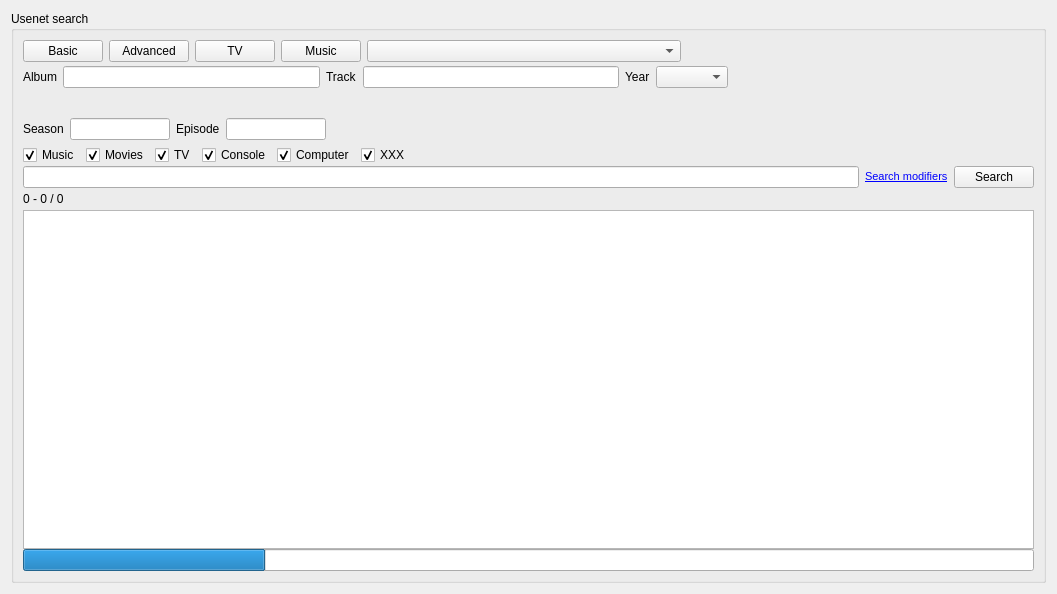
<?xml version="1.0" encoding="UTF-8"?>
<ui version="4.0">
 <class>Search</class>
 <widget class="QWidget" name="Search">
  <property name="geometry">
   <rect>
    <x>0</x>
    <y>0</y>
    <width>1057</width>
    <height>594</height>
   </rect>
  </property>
  <property name="windowTitle">
   <string>Search</string>
  </property>
  <property name="windowIcon">
   <iconset resource="resource.qrc">
    <normaloff>:/resource/16x16_ico_png/ico_search.png</normaloff>:/resource/16x16_ico_png/ico_search.png</iconset>
  </property>
  <layout class="QGridLayout" name="gridLayout_2">
   <item row="0" column="0">
    <widget class="QGroupBox" name="grpBox">
     <property name="title">
      <string>Usenet search</string>
     </property>
     <layout class="QVBoxLayout" name="verticalLayout_2">
      <property name="spacing">
       <number>0</number>
      </property>
      <item>
       <layout class="QHBoxLayout" name="horizontalLayout_7">
        <item>
         <layout class="QVBoxLayout" name="verticalLayout">
          <property name="spacing">
           <number>4</number>
          </property>
          <item>
           <layout class="QHBoxLayout" name="horizontalLayout_5">
            <property name="spacing">
             <number>6</number>
            </property>
            <property name="bottomMargin">
             <number>0</number>
            </property>
            <item>
             <widget class="QPushButton" name="btnBasic">
              <property name="sizePolicy">
               <sizepolicy hsizetype="Fixed" vsizetype="Fixed">
                <horstretch>0</horstretch>
                <verstretch>0</verstretch>
               </sizepolicy>
              </property>
              <property name="minimumSize">
               <size>
                <width>0</width>
                <height>0</height>
               </size>
              </property>
              <property name="text">
               <string>Basic</string>
              </property>
              <property name="checkable">
               <bool>true</bool>
              </property>
              <property name="checked">
               <bool>false</bool>
              </property>
              <property name="autoExclusive">
               <bool>true</bool>
              </property>
             </widget>
            </item>
            <item>
             <widget class="QPushButton" name="btnAdvanced">
              <property name="sizePolicy">
               <sizepolicy hsizetype="Fixed" vsizetype="Fixed">
                <horstretch>0</horstretch>
                <verstretch>0</verstretch>
               </sizepolicy>
              </property>
              <property name="minimumSize">
               <size>
                <width>0</width>
                <height>0</height>
               </size>
              </property>
              <property name="maximumSize">
               <size>
                <width>16777215</width>
                <height>16777215</height>
               </size>
              </property>
              <property name="text">
               <string>Advanced</string>
              </property>
              <property name="checkable">
               <bool>true</bool>
              </property>
              <property name="checked">
               <bool>false</bool>
              </property>
              <property name="autoExclusive">
               <bool>true</bool>
              </property>
              <property name="flat">
               <bool>false</bool>
              </property>
             </widget>
            </item>
            <item>
             <widget class="QPushButton" name="btnTelevision">
              <property name="sizePolicy">
               <sizepolicy hsizetype="Fixed" vsizetype="Fixed">
                <horstretch>0</horstretch>
                <verstretch>0</verstretch>
               </sizepolicy>
              </property>
              <property name="minimumSize">
               <size>
                <width>0</width>
                <height>0</height>
               </size>
              </property>
              <property name="maximumSize">
               <size>
                <width>16777215</width>
                <height>16777215</height>
               </size>
              </property>
              <property name="text">
               <string>TV</string>
              </property>
              <property name="checkable">
               <bool>true</bool>
              </property>
              <property name="autoExclusive">
               <bool>true</bool>
              </property>
              <property name="flat">
               <bool>false</bool>
              </property>
             </widget>
            </item>
            <item>
             <widget class="QPushButton" name="btnMusic">
              <property name="sizePolicy">
               <sizepolicy hsizetype="Fixed" vsizetype="Fixed">
                <horstretch>0</horstretch>
                <verstretch>0</verstretch>
               </sizepolicy>
              </property>
              <property name="minimumSize">
               <size>
                <width>0</width>
                <height>0</height>
               </size>
              </property>
              <property name="maximumSize">
               <size>
                <width>16777215</width>
                <height>16777215</height>
               </size>
              </property>
              <property name="text">
               <string>Music</string>
              </property>
              <property name="checkable">
               <bool>true</bool>
              </property>
              <property name="autoExclusive">
               <bool>true</bool>
              </property>
              <property name="flat">
               <bool>false</bool>
              </property>
             </widget>
            </item>
            <item>
             <widget class="QComboBox" name="cmbIndexer">
              <property name="sizePolicy">
               <sizepolicy hsizetype="MinimumExpanding" vsizetype="Fixed">
                <horstretch>0</horstretch>
                <verstretch>0</verstretch>
               </sizepolicy>
              </property>
             </widget>
            </item>
            <item>
             <spacer name="horizontalSpacer_3">
              <property name="orientation">
               <enum>Qt::Horizontal</enum>
              </property>
              <property name="sizeHint" stdset="0">
               <size>
                <width>40</width>
                <height>20</height>
               </size>
              </property>
             </spacer>
            </item>
           </layout>
          </item>
          <item>
           <widget class="QWidget" name="wMusic" native="true">
            <property name="minimumSize">
             <size>
              <width>20</width>
              <height>22</height>
             </size>
            </property>
            <layout class="QHBoxLayout" name="horizontalLayout_6">
             <property name="leftMargin">
              <number>0</number>
             </property>
             <property name="topMargin">
              <number>0</number>
             </property>
             <property name="bottomMargin">
              <number>0</number>
             </property>
             <item>
              <widget class="QLabel" name="label_4">
               <property name="text">
                <string>Album</string>
               </property>
              </widget>
             </item>
             <item>
              <widget class="QLineEdit" name="editAlbum">
               <property name="sizePolicy">
                <sizepolicy hsizetype="Expanding" vsizetype="Fixed">
                 <horstretch>0</horstretch>
                 <verstretch>0</verstretch>
                </sizepolicy>
               </property>
               <property name="minimumSize">
                <size>
                 <width>0</width>
                 <height>0</height>
                </size>
               </property>
              </widget>
             </item>
             <item>
              <widget class="QLabel" name="label_5">
               <property name="text">
                <string>Track</string>
               </property>
              </widget>
             </item>
             <item>
              <widget class="QLineEdit" name="editTrack">
               <property name="sizePolicy">
                <sizepolicy hsizetype="Expanding" vsizetype="Fixed">
                 <horstretch>0</horstretch>
                 <verstretch>0</verstretch>
                </sizepolicy>
               </property>
               <property name="minimumSize">
                <size>
                 <width>0</width>
                 <height>0</height>
                </size>
               </property>
              </widget>
             </item>
             <item>
              <widget class="QLabel" name="label_6">
               <property name="text">
                <string>Year</string>
               </property>
              </widget>
             </item>
             <item>
              <widget class="QComboBox" name="cmbYear"/>
             </item>
             <item>
              <spacer name="horizontalSpacer_4">
               <property name="orientation">
                <enum>Qt::Horizontal</enum>
               </property>
               <property name="sizeType">
                <enum>QSizePolicy::Expanding</enum>
               </property>
               <property name="sizeHint" stdset="0">
                <size>
                 <width>40</width>
                 <height>20</height>
                </size>
               </property>
              </spacer>
             </item>
            </layout>
           </widget>
          </item>
          <item>
           <widget class="QWidget" name="wBasic" native="true">
            <property name="minimumSize">
             <size>
              <width>20</width>
              <height>22</height>
             </size>
            </property>
           </widget>
          </item>
          <item>
           <widget class="QWidget" name="wTV" native="true">
            <property name="minimumSize">
             <size>
              <width>0</width>
              <height>22</height>
             </size>
            </property>
            <layout class="QHBoxLayout" name="horizontalLayout">
             <property name="leftMargin">
              <number>0</number>
             </property>
             <property name="topMargin">
              <number>0</number>
             </property>
             <property name="bottomMargin">
              <number>0</number>
             </property>
             <item>
              <widget class="QLabel" name="label">
               <property name="text">
                <string>Season</string>
               </property>
              </widget>
             </item>
             <item>
              <widget class="QLineEdit" name="editSeason">
               <property name="maximumSize">
                <size>
                 <width>100</width>
                 <height>16777215</height>
                </size>
               </property>
               <property name="toolTip">
                <string>Season. For example S01, 01 or 1</string>
               </property>
              </widget>
             </item>
             <item>
              <widget class="QLabel" name="label_2">
               <property name="text">
                <string>Episode</string>
               </property>
              </widget>
             </item>
             <item>
              <widget class="QLineEdit" name="editEpisode">
               <property name="maximumSize">
                <size>
                 <width>100</width>
                 <height>16777215</height>
                </size>
               </property>
               <property name="toolTip">
                <string>Episode. For example E01, 01 or 1</string>
               </property>
              </widget>
             </item>
             <item>
              <spacer name="horizontalSpacer_5">
               <property name="orientation">
                <enum>Qt::Horizontal</enum>
               </property>
               <property name="sizeHint" stdset="0">
                <size>
                 <width>40</width>
                 <height>20</height>
                </size>
               </property>
              </spacer>
             </item>
            </layout>
           </widget>
          </item>
          <item>
           <widget class="QWidget" name="wAdvanced" native="true">
            <property name="minimumSize">
             <size>
              <width>0</width>
              <height>22</height>
             </size>
            </property>
            <layout class="QHBoxLayout" name="horizontalLayout_4">
             <property name="leftMargin">
              <number>0</number>
             </property>
             <property name="topMargin">
              <number>1</number>
             </property>
             <property name="bottomMargin">
              <number>0</number>
             </property>
             <item>
              <widget class="QCheckBox" name="chkMusic">
               <property name="contextMenuPolicy">
                <enum>Qt::CustomContextMenu</enum>
               </property>
               <property name="text">
                <string>Music</string>
               </property>
               <property name="checked">
                <bool>true</bool>
               </property>
              </widget>
             </item>
             <item>
              <widget class="QCheckBox" name="chkMovies">
               <property name="contextMenuPolicy">
                <enum>Qt::CustomContextMenu</enum>
               </property>
               <property name="text">
                <string>Movies</string>
               </property>
               <property name="checked">
                <bool>true</bool>
               </property>
              </widget>
             </item>
             <item>
              <widget class="QCheckBox" name="chkTV">
               <property name="contextMenuPolicy">
                <enum>Qt::CustomContextMenu</enum>
               </property>
               <property name="text">
                <string>TV</string>
               </property>
               <property name="checked">
                <bool>true</bool>
               </property>
              </widget>
             </item>
             <item>
              <widget class="QCheckBox" name="chkConsole">
               <property name="contextMenuPolicy">
                <enum>Qt::CustomContextMenu</enum>
               </property>
               <property name="text">
                <string>Console</string>
               </property>
               <property name="checked">
                <bool>true</bool>
               </property>
              </widget>
             </item>
             <item>
              <widget class="QCheckBox" name="chkComputer">
               <property name="contextMenuPolicy">
                <enum>Qt::CustomContextMenu</enum>
               </property>
               <property name="text">
                <string>Computer</string>
               </property>
               <property name="checked">
                <bool>true</bool>
               </property>
              </widget>
             </item>
             <item>
              <widget class="QCheckBox" name="chkXXX">
               <property name="contextMenuPolicy">
                <enum>Qt::CustomContextMenu</enum>
               </property>
               <property name="text">
                <string>XXX</string>
               </property>
               <property name="checked">
                <bool>true</bool>
               </property>
              </widget>
             </item>
             <item>
              <spacer name="horizontalSpacer">
               <property name="orientation">
                <enum>Qt::Horizontal</enum>
               </property>
               <property name="sizeHint" stdset="0">
                <size>
                 <width>1</width>
                 <height>18</height>
                </size>
               </property>
              </spacer>
             </item>
            </layout>
           </widget>
          </item>
         </layout>
        </item>
        <item>
         <widget class="QPushButton" name="btnNewznab">
          <property name="cursor">
           <cursorShape>PointingHandCursor</cursorShape>
          </property>
          <property name="text">
           <string/>
          </property>
          <property name="icon">
           <iconset>
            <normaloff>:/powered.png</normaloff>:/powered.png</iconset>
          </property>
          <property name="iconSize">
           <size>
            <width>105</width>
            <height>35</height>
           </size>
          </property>
          <property name="flat">
           <bool>true</bool>
          </property>
         </widget>
        </item>
       </layout>
      </item>
      <item>
       <layout class="QHBoxLayout" name="horizontalLayout_3">
        <property name="spacing">
         <number>6</number>
        </property>
        <item>
         <widget class="QLineEdit" name="editSearch"/>
        </item>
        <item>
         <widget class="QLabel" name="lblWildcard">
          <property name="text">
           <string>&lt;!DOCTYPE HTML PUBLIC &quot;-//W3C//DTD HTML 4.0//EN&quot; &quot;http://www.w3.org/TR/REC-html40/strict.dtd&quot;&gt;
&lt;html&gt;&lt;head&gt;&lt;meta name=&quot;qrichtext&quot; content=&quot;1&quot; /&gt;&lt;style type=&quot;text/css&quot;&gt;
p, li { white-space: pre-wrap; }
&lt;/style&gt;&lt;/head&gt;&lt;body style=&quot; font-family:'Sans Serif'; font-size:8pt; font-weight:400; font-style:normal;&quot;&gt;
&lt;p style=&quot; margin-top:0px; margin-bottom:0px; margin-left:0px; margin-right:0px; -qt-block-indent:0; text-indent:0px;&quot;&gt;&lt;a href=&quot;search.html&quot;&gt;&lt;span style=&quot; font-family:'MS Shell Dlg 2'; text-decoration: underline; color:#0000ff;&quot;&gt;Search modifiers&lt;/span&gt;&lt;/a&gt;&lt;/p&gt;&lt;/body&gt;&lt;/html&gt;</string>
          </property>
         </widget>
        </item>
        <item>
         <widget class="QPushButton" name="btnSearch">
          <property name="text">
           <string>Search</string>
          </property>
         </widget>
        </item>
       </layout>
      </item>
      <item>
       <layout class="QHBoxLayout" name="horizontalLayout_2">
        <property name="topMargin">
         <number>0</number>
        </property>
        <item>
         <widget class="QLabel" name="lblResult">
          <property name="text">
           <string>0 - 0 / 0</string>
          </property>
         </widget>
        </item>
        <item>
         <widget class="QPushButton" name="btnPrev">
          <property name="text">
           <string/>
          </property>
          <property name="icon">
           <iconset>
            <normaloff>:/ico/ico_prev.png</normaloff>:/ico/ico_prev.png</iconset>
          </property>
          <property name="flat">
           <bool>true</bool>
          </property>
         </widget>
        </item>
        <item>
         <widget class="QPushButton" name="btnNext">
          <property name="text">
           <string/>
          </property>
          <property name="icon">
           <iconset>
            <normaloff>:/ico/ico_next.png</normaloff>:/ico/ico_next.png</iconset>
          </property>
          <property name="flat">
           <bool>true</bool>
          </property>
         </widget>
        </item>
        <item>
         <spacer name="horizontalSpacer_2">
          <property name="orientation">
           <enum>Qt::Horizontal</enum>
          </property>
          <property name="sizeHint" stdset="0">
           <size>
            <width>40</width>
            <height>20</height>
           </size>
          </property>
         </spacer>
        </item>
       </layout>
      </item>
      <item>
       <widget class="QTableView" name="tableView">
        <property name="mouseTracking">
         <bool>true</bool>
        </property>
        <property name="contextMenuPolicy">
         <enum>Qt::CustomContextMenu</enum>
        </property>
        <property name="selectionBehavior">
         <enum>QAbstractItemView::SelectRows</enum>
        </property>
        <property name="showGrid">
         <bool>false</bool>
        </property>
        <property name="sortingEnabled">
         <bool>true</bool>
        </property>
        <attribute name="horizontalHeaderMinimumSectionSize">
         <number>16</number>
        </attribute>
        <attribute name="horizontalHeaderShowSortIndicator" stdset="0">
         <bool>true</bool>
        </attribute>
        <attribute name="horizontalHeaderStretchLastSection">
         <bool>true</bool>
        </attribute>
        <attribute name="verticalHeaderVisible">
         <bool>false</bool>
        </attribute>
        <attribute name="verticalHeaderDefaultSectionSize">
         <number>16</number>
        </attribute>
        <attribute name="verticalHeaderMinimumSectionSize">
         <number>16</number>
        </attribute>
       </widget>
      </item>
      <item>
       <widget class="QProgressBar" name="progress">
        <property name="maximumSize">
         <size>
          <width>16777215</width>
          <height>16777215</height>
         </size>
        </property>
        <property name="value">
         <number>24</number>
        </property>
        <property name="textVisible">
         <bool>false</bool>
        </property>
       </widget>
      </item>
     </layout>
    </widget>
   </item>
  </layout>
  <action name="actionRefresh">
   <property name="icon">
    <iconset resource="resource.qrc">
     <normaloff>:/resource/16x16_ico_png/ico_refresh.png</normaloff>:/resource/16x16_ico_png/ico_refresh.png</iconset>
   </property>
   <property name="text">
    <string>Refresh</string>
   </property>
  </action>
  <action name="actionDownload">
   <property name="icon">
    <iconset resource="resource.qrc">
     <normaloff>:/resource/16x16_ico_png/ico_download.png</normaloff>:/resource/16x16_ico_png/ico_download.png</iconset>
   </property>
   <property name="text">
    <string>Download</string>
   </property>
  </action>
  <action name="actionSettings">
   <property name="icon">
    <iconset resource="resource.qrc">
     <normaloff>:/resource/16x16_ico_png/ico_app_settings.png</normaloff>:/resource/16x16_ico_png/ico_app_settings.png</iconset>
   </property>
   <property name="text">
    <string>Settings</string>
   </property>
  </action>
  <action name="actionStop">
   <property name="icon">
    <iconset resource="resource.qrc">
     <normaloff>:/resource/16x16_ico_png/ico_stop.png</normaloff>:/resource/16x16_ico_png/ico_stop.png</iconset>
   </property>
   <property name="text">
    <string>Stop</string>
   </property>
  </action>
  <action name="actionSave">
   <property name="icon">
    <iconset resource="resource.qrc">
     <normaloff>:/resource/16x16_ico_png/ico_save_nzb.png</normaloff>:/resource/16x16_ico_png/ico_save_nzb.png</iconset>
   </property>
   <property name="text">
    <string>Save item(s) as ...</string>
   </property>
   <property name="toolTip">
    <string>Save selected items to disk</string>
   </property>
  </action>
  <action name="actionOpen">
   <property name="icon">
    <iconset resource="resource.qrc">
     <normaloff>:/resource/16x16_ico_png/ico_open_nzb.png</normaloff>:/resource/16x16_ico_png/ico_open_nzb.png</iconset>
   </property>
   <property name="text">
    <string>Open item(s) ...</string>
   </property>
   <property name="toolTip">
    <string>Open selected items</string>
   </property>
  </action>
  <action name="actionBrowse">
   <property name="icon">
    <iconset resource="resource.qrc">
     <normaloff>:/resource/16x16_ico_png/ico_browse.png</normaloff>:/resource/16x16_ico_png/ico_browse.png</iconset>
   </property>
   <property name="text">
    <string>Browse ...</string>
   </property>
  </action>
  <action name="actionDownloadTo">
   <property name="icon">
    <iconset resource="resource.qrc">
     <normaloff>:/resource/16x16_ico_png/ico_download.png</normaloff>:/resource/16x16_ico_png/ico_download.png</iconset>
   </property>
   <property name="text">
    <string>Download to...</string>
   </property>
  </action>
 </widget>
 <tabstops>
  <tabstop>btnBasic</tabstop>
  <tabstop>btnAdvanced</tabstop>
  <tabstop>btnTelevision</tabstop>
  <tabstop>btnMusic</tabstop>
  <tabstop>editAlbum</tabstop>
  <tabstop>editTrack</tabstop>
  <tabstop>cmbYear</tabstop>
  <tabstop>btnNewznab</tabstop>
  <tabstop>editSeason</tabstop>
  <tabstop>editEpisode</tabstop>
  <tabstop>chkTV</tabstop>
  <tabstop>chkComputer</tabstop>
  <tabstop>chkXXX</tabstop>
  <tabstop>editSearch</tabstop>
  <tabstop>btnSearch</tabstop>
  <tabstop>btnPrev</tabstop>
  <tabstop>btnNext</tabstop>
  <tabstop>tableView</tabstop>
 </tabstops>
 <resources>
  <include location="resource.qrc"/>
 </resources>
 <connections>
  <connection>
   <sender>editSearch</sender>
   <signal>returnPressed()</signal>
   <receiver>btnSearch</receiver>
   <slot>animateClick()</slot>
   <hints>
    <hint type="sourcelabel">
     <x>343</x>
     <y>183</y>
    </hint>
    <hint type="destinationlabel">
     <x>812</x>
     <y>183</y>
    </hint>
   </hints>
  </connection>
  <connection>
   <sender>editAlbum</sender>
   <signal>returnPressed()</signal>
   <receiver>btnSearch</receiver>
   <slot>animateClick()</slot>
   <hints>
    <hint type="sourcelabel">
     <x>162</x>
     <y>78</y>
    </hint>
    <hint type="destinationlabel">
     <x>812</x>
     <y>183</y>
    </hint>
   </hints>
  </connection>
  <connection>
   <sender>editEpisode</sender>
   <signal>returnPressed()</signal>
   <receiver>btnSearch</receiver>
   <slot>animateClick()</slot>
   <hints>
    <hint type="sourcelabel">
     <x>581</x>
     <y>130</y>
    </hint>
    <hint type="destinationlabel">
     <x>812</x>
     <y>183</y>
    </hint>
   </hints>
  </connection>
  <connection>
   <sender>editSeason</sender>
   <signal>returnPressed()</signal>
   <receiver>btnSearch</receiver>
   <slot>animateClick()</slot>
   <hints>
    <hint type="sourcelabel">
     <x>271</x>
     <y>130</y>
    </hint>
    <hint type="destinationlabel">
     <x>812</x>
     <y>183</y>
    </hint>
   </hints>
  </connection>
  <connection>
   <sender>editTrack</sender>
   <signal>returnPressed()</signal>
   <receiver>btnSearch</receiver>
   <slot>animateClick()</slot>
   <hints>
    <hint type="sourcelabel">
     <x>403</x>
     <y>78</y>
    </hint>
    <hint type="destinationlabel">
     <x>812</x>
     <y>183</y>
    </hint>
   </hints>
  </connection>
 </connections>
</ui>
